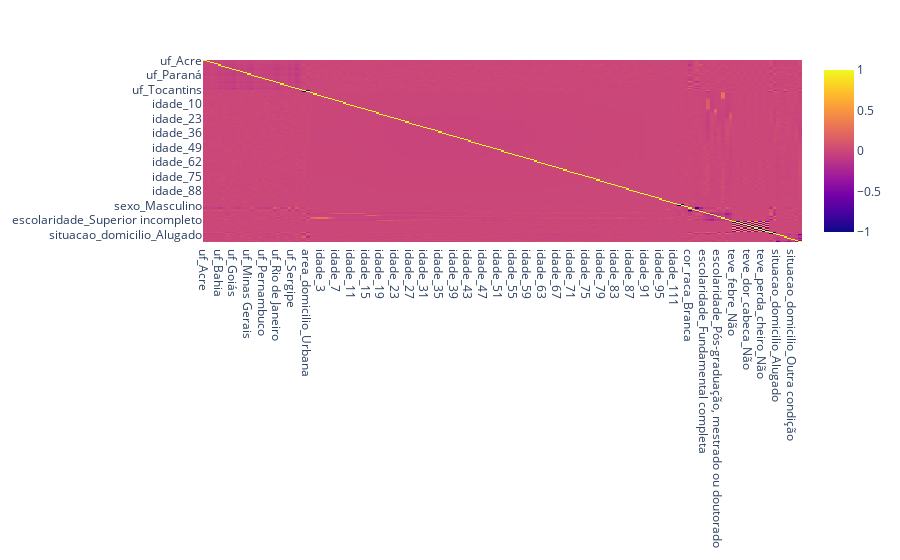

Notebook cell for this chart:
### Markdown cell above
---

### Code cell
import plotly.express as px

_df = transform_pipeline.fit_transform(X, y)
_columns = transform_pipeline.get_feature_names_out()

fig = px.imshow(
    pd.DataFrame.sparse.from_spmatrix(_df, columns=_columns).corr()
    , text_auto=True, aspect="auto")
fig.show()

### Figure 1 — Plotly figure (JSON) as saved in the notebook; plotly's stock layout.template omitted (floating-point values rounded to 4 significant figures; data arrays with more than 128 entries replaced by an {"elided": "..."} marker saying what was removed)
{"data": [{"coloraxis": "coloraxis", "hovertemplate": "x: %{x}<br>y: %{y}<br>color: %{z}<extra></extra>", "name": "0", "texttemplate": "%{z}", "type": "heatmap", "x": {"elided": "163 str values"}, "xaxis": "x", "y": {"elided": "163 str values"}, "yaxis": "y", "z": {"elided": "163x163 float values"}}], "layout": {"coloraxis": {"colorscale": [[0, "#0d0887"], [0.1111, "#46039f"], [0.2222, "#7201a8"], [0.3333, "#9c179e"], [0.4444, "#bd3786"], [0.5556, "#d8576b"], [0.6667, "#ed7953"], [0.7778, "#fb9f3a"], [0.8889, "#fdca26"], [1, "#f0f921"]]}, "margin": {"t": 60}, "xaxis": {"anchor": "y", "domain": [0, 1]}, "yaxis": {"anchor": "x", "autorange": "reversed", "domain": [0, 1]}}}
